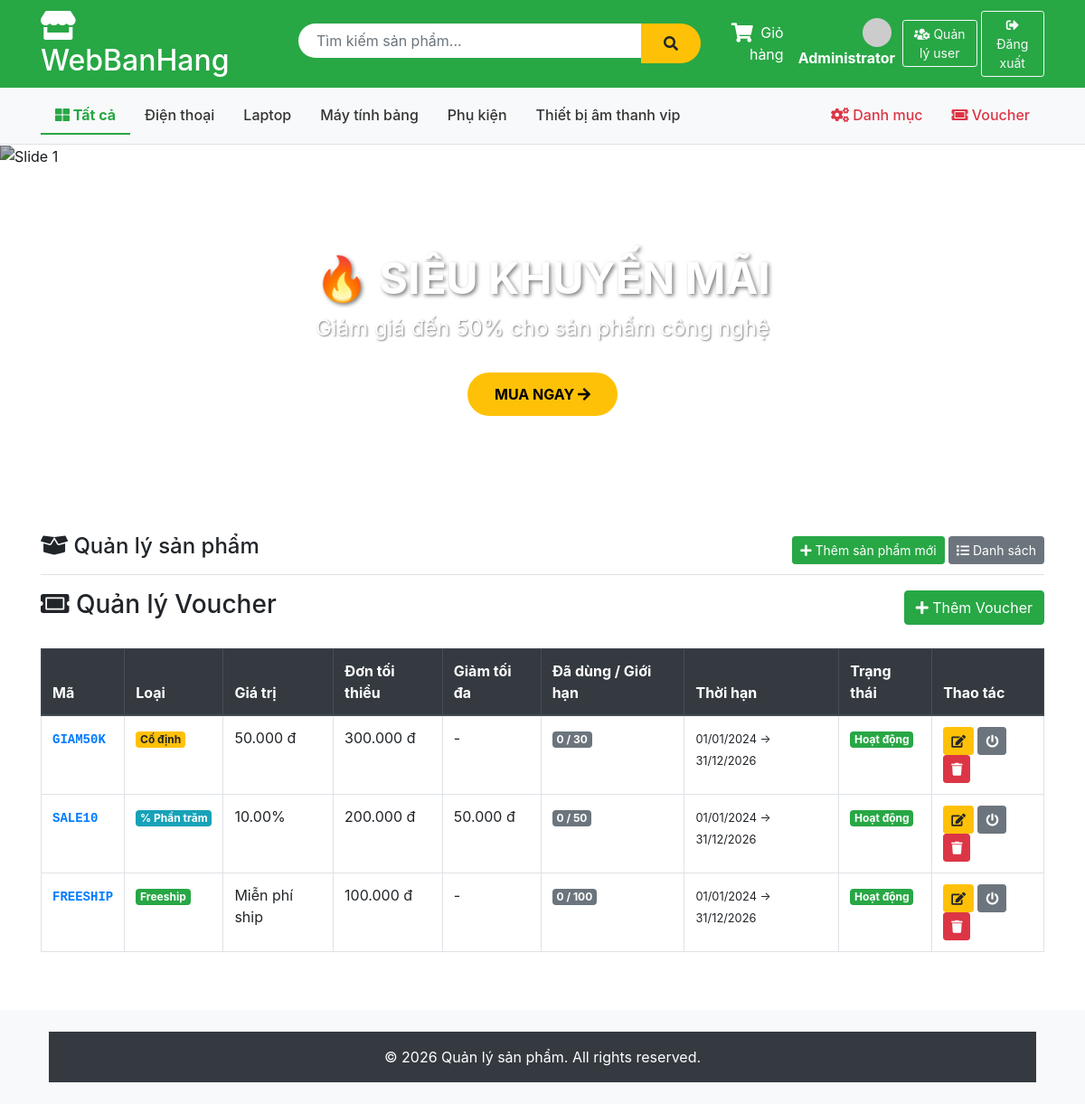
Page /Voucher (signed in) on the committed database.
### tables this page shows
CREATE TABLE `category` (
  `id` int NOT NULL AUTO_INCREMENT,
  `name` varchar(100) NOT NULL,
  `description` text,
  PRIMARY KEY (`id`)
);

CREATE TABLE `vouchers` (
  `id` int NOT NULL AUTO_INCREMENT,
  `code` varchar(50) NOT NULL,
  `type` enum('percent','fixed','freeship') NOT NULL,
  `value` decimal(10,2) NOT NULL,
  `min_order_value` decimal(10,2) DEFAULT '0.00',
  `max_discount` decimal(10,2) DEFAULT NULL,
  `usage_limit` int DEFAULT '0',
  `used_count` int DEFAULT '0',
  `start_date` date NOT NULL,
  `end_date` date NOT NULL,
  `status` tinyint DEFAULT '1',
  `created_at` timestamp NULL DEFAULT CURRENT_TIMESTAMP,
  PRIMARY KEY (`id`),
  UNIQUE KEY `code` (`code`)
);

### app/controllers/VoucherController.php (called while the page is built, shortened)
<?php
require_once('app/config/database.php');
require_once('app/helpers/SessionHelper.php');
class VoucherController {
    private $db;
    public function __construct() {
        $this->db = (new Database())->getConnection();
    }
    public function index() {
        $query = "SELECT * FROM vouchers ORDER BY id DESC";
        $stmt  = $this->db->prepare($query);
        $stmt->execute();
        $vouchers = $stmt->fetchAll(PDO::FETCH_OBJ);
        include 'app/views/voucher/index.php';
    }
}
?>

### index.php (called while the page is built, shortened)
<?php
require_once 'app/helpers/SessionHelper.php';
require_once 'app/config/database.php';
$url = $_GET['url'] ?? '';
$url = rtrim($url, '/');
$url = filter_var($url, FILTER_SANITIZE_URL);
$url = explode('/', $url);
$action = isset($url[1]) && $url[1] != '' ? $url[1] : 'index';
$controller = new $controllerName();
call_user_func_array([$controller, $action], array_slice($url, 2));
?>

### app/helpers/SessionHelper.php (called while the page is built, shortened)
<?php
class SessionHelper {
    public static function isLoggedIn() {
        return isset($_SESSION['username']);
    }
    public static function isAdmin() {
        return isset($_SESSION['username']) &&
               isset($_SESSION['role']) &&
               $_SESSION['role'] === 'admin';
    }
}
?>

### app/config/database.php (called while the page is built, shortened)
<?php
class Database {
    private $host = "localhost";
    private $db_name = "my_store";
    private $username = "root";
    private $password = "";
    public function getConnection() {
        $this->conn = null;
        try {
            $this->conn = new PDO(
                "mysql:host=" . $this->host . ";dbname=" . $this->db_name,
                $this->username,
                $this->password
            );
            $this->conn->exec("set names utf8");
        } catch(PDOException $exception) {
            echo "Connection error: " . $exception->getMessage();
        }
        return $this->conn;
    }
}
?>

### app/views/voucher/index.php (the view, shortened to what this page needs)
<?php
require_once 'app/helpers/SessionHelper.php';
include 'app/views/shares/header.php';
?>
<div class="d-flex justify-content-between align-items-center mb-4">
    <h3><i class="fas fa-ticket-alt"></i> Quản lý Voucher</h3>
    <a href="/Voucher/add" class="btn btn-success">
        <i class="fas fa-plus"></i> Thêm Voucher
    </a>
</div>
<?php if(empty($vouchers)): ?>
<div class="alert alert-info">Chưa có voucher nào.</div>
<?php else: ?>
<div class="table-responsive">
    <table class="table table-bordered table-hover">
        <thead class="thead-dark">
            <tr>
                <th>Mã</th>
                <th>Loại</th>
                <th>Giá trị</th>
                <th>Đơn tối thiểu</th>
                <th>Giảm tối đa</th>
                <th>Đã dùng / Giới hạn</th>
                <th>Thời hạn</th>
                <th>Trạng thái</th>
                <th>Thao tác</th>
            </tr>
        </thead>
        <tbody>
        <?php foreach($vouchers as $v): ?>
            <?php
            $now     = time();
            $end     = strtotime($v->end_date);
            $expired = $now > $end;
            ?>
            <tr class="<?php echo $expired ? 'table-secondary' : ''; ?>">
                <td><code class="text-primary font-weight-bold"><?php echo htmlspecialchars($v->code); ?></code></td>
                <td>
                    <?php if($v->type == 'percent'): ?>
                        <span class="badge badge-info">% Phần trăm</span>
                    <?php elseif($v->type == 'fixed'): ?>
                        <span class="badge badge-warning">Cố định</span>
                    <?php else: ?>
                        <span class="badge badge-success">Freeship</span>
                    <?php endif; ?>
                </td>
                <td>
                    <?php if($v->type == 'percent'): ?>
                        <?php echo $v->value; ?>%
                    <?php elseif($v->type == 'freeship'): ?>
                        Miễn phí ship
                    <?php else: ?>
                        <?php echo number_format($v->value, 0, ',', '.'); ?> đ
                    <?php endif; ?>
                </td>
                <td><?php echo number_format($v->min_order_value, 0, ',', '.'); ?> đ</td>
                <td>
                    <?php echo $v->max_discount ? number_format($v->max_discount, 0, ',', '.') . ' đ' : '-'; ?>
                </td>
                <td>
                    <span class="badge badge-secondary">
                        <?php echo $v->used_count; ?> / <?php echo $v->usage_limit > 0 ? $v->usage_limit : '∞'; ?>
                    </span>
                </td>
                <td>
                    <small>
                        <?php echo date('d/m/Y', strtotime($v->start_date)); ?>
                        →
                        <?php echo date('d/m/Y', strtotime($v->end_date)); ?>
                    </small>
                </td>
                <td>
                    <?php if($v->status == 1 && !$expired): ?>
                        <span class="badge badge-success">Hoạt động</span>
                    <?php else: ?>
                        <span class="badge badge-danger">Tắt</span>
                    <?php endif; ?>
                </td>
                <td>
                    <a href="/Voucher/edit/<?php echo $v->id; ?>" class="btn btn-warning btn-sm">
                        <i class="fas fa-edit"></i>
                    </a>
                    <a href="/Voucher/toggle/<?php echo $v->id; ?>" class="btn btn-secondary btn-sm"
                       title="Bật/Tắt">
                        <i class="fas fa-power-off"></i>
                    </a>
                    <a href="/Voucher/delete/<?php echo $v->id; ?>" class="btn btn-danger btn-sm"
                       onclick="return confirm('Xóa voucher này?')">
                        <i class="fas fa-trash"></i>
                    </a>
                </td>
            </tr>
        <?php endforeach; ?>
        </tbody>
    </table>
</div>
<?php endif; ?>
<?php include 'app/views/shares/footer.php'; ?>

### app/views/shares/header.php (shortened to what this page needs)
<?php
require_once 'app/helpers/SessionHelper.php';
?>
<!DOCTYPE html>
<html lang="vi">
<head>
    <link href="https://stackpath.bootstrapcdn.com/bootstrap/4.5.2/css/bootstrap.min.css" rel="stylesheet">
    <link rel="stylesheet" href="https://cdnjs.cloudflare.com/ajax/libs/font-awesome/5.15.4/css/all.min.css">
</head>
<body>
    <div class="header-top">
        <div class="container">
            <div class="row align-items-center">
                <div class="col-md-3">
                    <h2 class="text-white mb-0">
                        <a href="/Product" style="color: white; text-decoration: none;">
                            <i class="fas fa-store"></i> WebBanHang
                        </a>
                    </h2>
                </div>
                <div class="col-md-5">
                    <form action="/Product/search" method="GET" class="search-box d-flex">
                        <input type="text" name="keyword" class="form-control"
                               placeholder="Tìm kiếm sản phẩm..."
                               value="<?php echo htmlspecialchars($_GET['keyword'] ?? ''); ?>">
                        <button type="submit" class="btn btn-warning">
                            <i class="fas fa-search"></i>
                        </button>
                    </form>
                </div>
                <div class="col-md-4 text-white text-right d-flex align-items-center justify-content-end">
                    <a href="/Product/cart" class="text-white mr-3 position-relative" style="text-decoration: none;">
                        <span class="cart-icon-wrapper">
                            <i class="fas fa-shopping-cart fa-lg"></i>
                        </span>
                        <span class="ml-1 d-none d-md-inline">Giỏ hàng</span>
                    </a>
                    <?php if (SessionHelper::isLoggedIn()): ?>
                        <a href="/Account/profile" class="text-white mr-2" style="text-decoration:none;">
                            <?php
                            $avatarSrc = !empty($_SESSION['avatar'])
                                ? '/public/' . $_SESSION['avatar']
                                : 'https://ui-avatars.com/api/?name=' . urlencode($_SESSION['fullname'] ?? 'U') . '&size=32&background=fff&color=28a745';
                            ?>
                            <img src="<?= $avatarSrc ?>" class="rounded-circle mr-1" style="width:32px;height:32px;object-fit:cover;">
                            <strong><?= htmlspecialchars($_SESSION['fullname'] ?? $_SESSION['username']) ?></strong>
                        </a>
                        <?php if (SessionHelper::isAdmin()): ?>
                            <a href="/Account/manageUsers" class="btn btn-outline-light btn-sm mr-1">
                                <i class="fas fa-users-cog"></i> Quản lý user
                            </a>
                        <?php endif; ?>
                        <a href="/Account/logout" class="btn btn-outline-light btn-sm">
                            <i class="fas fa-sign-out-alt"></i> Đăng xuất
                        </a>
                    <?php endif; ?>
                </div>
            </div>
        </div>
    </div>
    <div class="category-nav">
        <div class="container">
            <ul class="nav">
                <li class="nav-item">
                    <a class="nav-link <?php echo (!isset($_GET['category'])) ? 'active' : ''; ?>"
                       href="/Product">
                        <i class="fas fa-th-large"></i> Tất cả
                    </a>
                </li>
                <?php
                $db = (new Database())->getConnection();
                $stmt = $db->query("SELECT * FROM category ORDER BY name ASC");
                $cats = $stmt->fetchAll(PDO::FETCH_OBJ);
                foreach ($cats as $cat):
                    $isActive = (isset($_GET['category']) && $_GET['category'] == $cat->id) ? 'active' : '';
                ?>
                <li class="nav-item">
                    <a class="nav-link <?php echo $isActive; ?>"
                       href="/Product?category=<?php echo $cat->id; ?>">
                        <?php echo htmlspecialchars($cat->name); ?>
                    </a>
                </li>
                <?php endforeach; ?>
                <?php if (SessionHelper::isAdmin()): ?>
                <li class="nav-item ml-auto">
                    <a class="nav-link admin-link" href="/Category/list">
                        <i class="fas fa-cogs"></i> Danh mục
                    </a>
                </li>
                <li class="nav-item">
                    <a class="nav-link admin-link" href="/Voucher">
                        <i class="fas fa-ticket-alt"></i> Voucher
                    </a>
                </li>
                <?php endif; ?>
            </ul>
        </div>
    </div>
    <div class="banner-slider">
        <div id="mainSlider" class="carousel slide" data-ride="carousel" data-interval="4000">
            <ol class="carousel-indicators">
                <li data-target="#mainSlider" data-slide-to="0" class="active"></li>
                <li data-target="#mainSlider" data-slide-to="1"></li>
                <li data-target="#mainSlider" data-slide-to="2"></li>
            </ol>
            <div class="carousel-inner">
                <div class="carousel-item active">
                    <img src="https://images.unsplash.com/photo-1607082348824-0a96f2a4b9da?w=1200" alt="Slide 1">
                    <div class="carousel-caption">
                        <h3>🔥 SIÊU KHUYẾN MÃI</h3>
                        <p>Giảm giá đến 50% cho sản phẩm công nghệ</p>
                        <a href="/Product" class="btn-shop-now">MUA NGAY <i class="fas fa-arrow-right"></i></a>
                    </div>
                </div>
            </div>
            <a class="carousel-control-prev" href="#mainSlider" role="button" data-slide="prev">
                <span class="carousel-control-prev-icon"></span>
            </a>
            <a class="carousel-control-next" href="#mainSlider" role="button" data-slide="next">
                <span class="carousel-control-next-icon"></span>
            </a>
        </div>
    </div>
    <div class="container mt-4">
        <div class="d-flex justify-content-between align-items-center mb-3 border-bottom pb-2">
            <h4><i class="fas fa-box-open"></i> Quản lý sản phẩm</h4>
            <?php if (SessionHelper::isAdmin()): ?>
            <div>
                <a href="/Product/add" class="btn btn-success btn-sm">
                    <i class="fas fa-plus"></i> Thêm sản phẩm mới
                </a>
                <a href="/Product" class="btn btn-secondary btn-sm">
                    <i class="fas fa-list"></i> Danh sách
                </a>
            </div>
            <?php endif; ?>
        </div>

### app/views/shares/header.php (style rules this page uses)
.header-top { background: #28a745; padding: 10px 0; }
.search-box { max-width: 600px; margin: 0 auto; }
.search-box input { border-radius: 25px 0 0 25px; border: none; padding: 10px 20px; }
.search-box button { border-radius: 0 25px 25px 0; background: #ffc107; border: none; padding: 10px 25px; }
.category-nav { background: #f8f9fa; padding: 10px 0; border-bottom: 1px solid #dee2e6; }
.category-nav .nav-link { color: #333; font-weight: 500; }
.category-nav .nav-link.active { color: #28a745; font-weight: bold; border-bottom: 2px solid #28a745; }
.admin-link { color: #dc3545 !important; font-weight: bold; }
.cart-icon-wrapper { position: relative; display: inline-block; }
.banner-slider { position: relative; margin-bottom: 30px; }
.banner-slider .carousel-item { height: 400px; }
.banner-slider .carousel-item img { height: 100%; object-fit: cover; filter: brightness(0.7); }
.banner-slider .carousel-caption { bottom: 20%; }
.banner-slider .carousel-caption h3 { font-size: 3rem; font-weight: bold; text-shadow: 2px 2px 4px rgba(0,0,0,0.5); }
.banner-slider .carousel-caption p { font-size: 1.5rem; text-shadow: 1px 1px 2px rgba(0,0,0,0.5); }
.btn-shop-now { background: #ffc107; color: #000; padding: 12px 30px; border-radius: 25px; font-weight: bold; text-decoration: none; display: inline-block; margin-top: 15px; transition: all 0.3s; }

### rows in the picture
category: name "Điện thoại"
category: name "Laptop"
category: name "Máy tính bảng"
category: name "Phụ kiện"
category: name "Thiết bị âm thanh vip"
vouchers: code "GIAM50K", type "Cố định", value "50.000", min_order_value "300.000", used_count "0", usage_limit "30", start_date "01/01/2024", end_date "31/12/2026", status "Hoạt động"
vouchers: code "SALE10", type "% Phần trăm", value "10.00", min_order_value "200.000", max_discount "50.000", used_count "0", usage_limit "50", start_date "01/01/2024", end_date "31/12/2026", status "Hoạt động"
vouchers: code "FREESHIP", type "Freeship", min_order_value "100.000", used_count "0", usage_limit "100", start_date "01/01/2024", end_date "31/12/2026", status "Hoạt động"

### other values in the picture
$_SESSION['fullname'] "Administrator"
